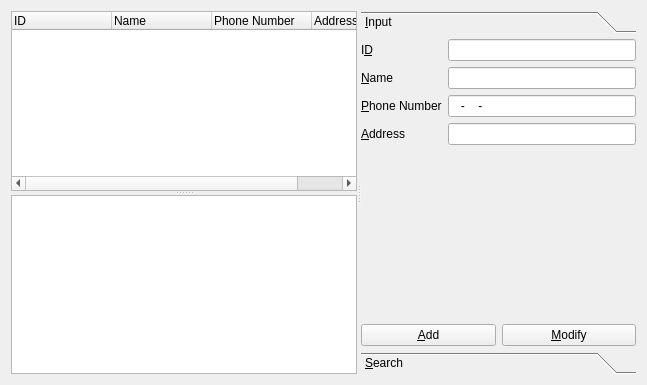
<?xml version="1.0" encoding="UTF-8"?>
<ui version="4.0">
 <class>ClientManagerForm</class>
 <widget class="QWidget" name="ClientManagerForm">
  <property name="geometry">
   <rect>
    <x>0</x>
    <y>0</y>
    <width>647</width>
    <height>385</height>
   </rect>
  </property>
  <property name="windowTitle">
   <string>Form</string>
  </property>
  <layout class="QHBoxLayout" name="horizontalLayout_2">
   <item>
    <widget class="QSplitter" name="splitter_2">
     <property name="orientation">
      <enum>Qt::Horizontal</enum>
     </property>
     <widget class="QSplitter" name="splitter">
      <property name="orientation">
       <enum>Qt::Vertical</enum>
      </property>
      <widget class="QTreeWidget" name="treeWidget">
       <property name="rootIsDecorated">
        <bool>false</bool>
       </property>
       <column>
        <property name="text">
         <string>ID</string>
        </property>
       </column>
       <column>
        <property name="text">
         <string>Name</string>
        </property>
       </column>
       <column>
        <property name="text">
         <string>Phone Number</string>
        </property>
       </column>
       <column>
        <property name="text">
         <string>Address</string>
        </property>
       </column>
      </widget>
      <widget class="QTableView" name="tableView"/>
     </widget>
     <widget class="QToolBox" name="toolBox">
      <property name="currentIndex">
       <number>0</number>
      </property>
      <widget class="QWidget" name="inputPage">
       <property name="geometry">
        <rect>
         <x>0</x>
         <y>0</y>
         <width>249</width>
         <height>325</height>
        </rect>
       </property>
       <attribute name="label">
        <string>&amp;Input</string>
       </attribute>
       <layout class="QVBoxLayout" name="verticalLayout">
        <property name="leftMargin">
         <number>0</number>
        </property>
        <property name="topMargin">
         <number>0</number>
        </property>
        <property name="rightMargin">
         <number>0</number>
        </property>
        <property name="bottomMargin">
         <number>0</number>
        </property>
        <item>
         <layout class="QFormLayout" name="clientFormLayout">
          <item row="0" column="0">
           <widget class="QLabel" name="idLabel">
            <property name="text">
             <string>I&amp;D</string>
            </property>
            <property name="buddy">
             <cstring>idLineEdit</cstring>
            </property>
           </widget>
          </item>
          <item row="0" column="1">
           <widget class="QLineEdit" name="idLineEdit">
            <property name="readOnly">
             <bool>true</bool>
            </property>
           </widget>
          </item>
          <item row="1" column="0">
           <widget class="QLabel" name="nameLabel">
            <property name="text">
             <string>&amp;Name</string>
            </property>
            <property name="buddy">
             <cstring>nameLineEdit</cstring>
            </property>
           </widget>
          </item>
          <item row="1" column="1">
           <widget class="QLineEdit" name="nameLineEdit"/>
          </item>
          <item row="2" column="0">
           <widget class="QLabel" name="phoneNumberLabel">
            <property name="text">
             <string>&amp;Phone Number</string>
            </property>
            <property name="buddy">
             <cstring>phoneNumberLineEdit</cstring>
            </property>
           </widget>
          </item>
          <item row="2" column="1">
           <widget class="QLineEdit" name="phoneNumberLineEdit">
            <property name="inputMask">
             <string>999-0000-9999</string>
            </property>
           </widget>
          </item>
          <item row="3" column="0">
           <widget class="QLabel" name="addressLabel">
            <property name="text">
             <string>&amp;Address</string>
            </property>
            <property name="buddy">
             <cstring>addressLineEdit</cstring>
            </property>
           </widget>
          </item>
          <item row="3" column="1">
           <widget class="QLineEdit" name="addressLineEdit"/>
          </item>
         </layout>
        </item>
        <item>
         <spacer name="verticalSpacer">
          <property name="orientation">
           <enum>Qt::Vertical</enum>
          </property>
          <property name="sizeHint" stdset="0">
           <size>
            <width>20</width>
            <height>40</height>
           </size>
          </property>
         </spacer>
        </item>
        <item>
         <layout class="QHBoxLayout" name="addHorizontalLayout">
          <item>
           <widget class="QPushButton" name="addPushButton">
            <property name="text">
             <string>&amp;Add</string>
            </property>
           </widget>
          </item>
          <item>
           <widget class="QPushButton" name="modifyPushButton">
            <property name="text">
             <string>&amp;Modify</string>
            </property>
           </widget>
          </item>
         </layout>
        </item>
       </layout>
      </widget>
      <widget class="QWidget" name="searchPage">
       <property name="geometry">
        <rect>
         <x>0</x>
         <y>0</y>
         <width>249</width>
         <height>325</height>
        </rect>
       </property>
       <attribute name="label">
        <string>&amp;Search</string>
       </attribute>
       <layout class="QVBoxLayout" name="verticalLayout_3">
        <property name="leftMargin">
         <number>0</number>
        </property>
        <property name="topMargin">
         <number>0</number>
        </property>
        <property name="rightMargin">
         <number>0</number>
        </property>
        <property name="bottomMargin">
         <number>0</number>
        </property>
        <item>
         <widget class="QTreeWidget" name="searchTreeWidget">
          <property name="rootIsDecorated">
           <bool>false</bool>
          </property>
          <column>
           <property name="text">
            <string>ID</string>
           </property>
          </column>
          <column>
           <property name="text">
            <string>Name</string>
           </property>
          </column>
          <column>
           <property name="text">
            <string>Phone Number</string>
           </property>
          </column>
          <column>
           <property name="text">
            <string>Address</string>
           </property>
          </column>
         </widget>
        </item>
        <item>
         <layout class="QHBoxLayout" name="horizontalLayout">
          <item>
           <widget class="QComboBox" name="searchComboBox">
            <item>
             <property name="text">
              <string>ID</string>
             </property>
            </item>
            <item>
             <property name="text">
              <string>Name</string>
             </property>
            </item>
            <item>
             <property name="text">
              <string>Phone Number</string>
             </property>
            </item>
            <item>
             <property name="text">
              <string>Address</string>
             </property>
            </item>
           </widget>
          </item>
          <item>
           <widget class="QLineEdit" name="searchLineEdit"/>
          </item>
         </layout>
        </item>
        <item>
         <widget class="QPushButton" name="searchPushButton">
          <property name="text">
           <string>S&amp;earch</string>
          </property>
         </widget>
        </item>
       </layout>
      </widget>
     </widget>
    </widget>
   </item>
  </layout>
 </widget>
 <resources/>
 <connections/>
</ui>
